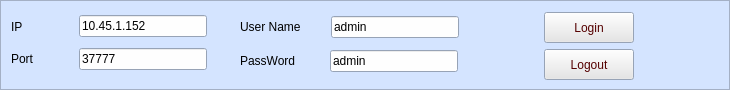
  <widget class="QFrame" name="frame3">
   <property name="geometry">
    <rect>
     <x>10</x>
     <y>10</y>
     <width>730</width>
     <height>90</height>
    </rect>
   </property>
   <property name="palette">
    <palette>
     <active>
      <colorrole role="WindowText">
       <brush brushstyle="SolidPattern">
        <color alpha="255">
         <red>0</red>
         <green>0</green>
         <blue>0</blue>
        </color>
       </brush>
      </colorrole>
      <colorrole role="Button">
       <brush brushstyle="SolidPattern">
        <color alpha="255">
         <red>230</red>
         <green>230</green>
         <blue>230</blue>
        </color>
       </brush>
      </colorrole>
      <colorrole role="Light">
       <brush brushstyle="SolidPattern">
        <color alpha="255">
         <red>255</red>
         <green>255</green>
         <blue>255</blue>
        </color>
       </brush>
      </colorrole>
      <colorrole role="Midlight">
       <brush brushstyle="SolidPattern">
        <color alpha="255">
         <red>242</red>
         <green>242</green>
         <blue>242</blue>
        </color>
       </brush>
      </colorrole>
      <colorrole role="Dark">
       <brush brushstyle="SolidPattern">
        <color alpha="255">
         <red>115</red>
         <green>115</green>
         <blue>115</blue>
        </color>
       </brush>
      </colorrole>
      <colorrole role="Mid">
       <brush brushstyle="SolidPattern">
        <color alpha="255">
         <red>153</red>
         <green>153</green>
         <blue>153</blue>
        </color>
       </brush>
      </colorrole>
      <colorrole role="Text">
       <brush brushstyle="SolidPattern">
        <color alpha="255">
         <red>0</red>
         <green>0</green>
         <blue>0</blue>
        </color>
       </brush>
      </colorrole>
      <colorrole role="BrightText">
       <brush brushstyle="SolidPattern">
        <color alpha="255">
         <red>85</red>
         <green>0</green>
         <blue>0</blue>
        </color>
       </brush>
      </colorrole>
      <colorrole role="ButtonText">
       <brush brushstyle="SolidPattern">
        <color alpha="255">
         <red>85</red>
         <green>0</green>
         <blue>0</blue>
        </color>
       </brush>
      </colorrole>
      <colorrole role="Base">
       <brush brushstyle="SolidPattern">
        <color alpha="255">
         <red>254</red>
         <green>254</green>
         <blue>254</blue>
        </color>
       </brush>
      </colorrole>
      <colorrole role="Window">
       <brush brushstyle="SolidPattern">
        <color alpha="255">
         <red>212</red>
         <green>228</green>
         <blue>255</blue>
        </color>
       </brush>
      </colorrole>
      <colorrole role="Shadow">
       <brush brushstyle="SolidPattern">
        <color alpha="255">
         <red>0</red>
         <green>0</green>
         <blue>0</blue>
        </color>
       </brush>
      </colorrole>
      <colorrole role="Highlight">
       <brush brushstyle="SolidPattern">
        <color alpha="255">
         <red>255</red>
         <green>106</green>
         <blue>113</blue>
        </color>
       </brush>
      </colorrole>
      <colorrole role="HighlightedText">
       <brush brushstyle="SolidPattern">
        <color alpha="255">
         <red>85</red>
         <green>0</green>
         <blue>0</blue>
        </color>
       </brush>
      </colorrole>
      <colorrole role="Link">
       <brush brushstyle="SolidPattern">
        <color alpha="255">
         <red>0</red>
         <green>0</green>
         <blue>0</blue>
        </color>
       </brush>
      </colorrole>
      <colorrole role="LinkVisited">
       <brush brushstyle="SolidPattern">
        <color alpha="255">
         <red>0</red>
         <green>0</green>
         <blue>0</blue>
        </color>
       </brush>
      </colorrole>
     </active>
     <inactive>
      <colorrole role="WindowText">
       <brush brushstyle="SolidPattern">
        <color alpha="255">
         <red>0</red>
         <green>0</green>
         <blue>0</blue>
        </color>
       </brush>
      </colorrole>
      <colorrole role="Button">
       <brush brushstyle="SolidPattern">
        <color alpha="255">
         <red>230</red>
         <green>230</green>
         <blue>230</blue>
        </color>
       </brush>
      </colorrole>
      <colorrole role="Light">
       <brush brushstyle="SolidPattern">
        <color alpha="255">
         <red>255</red>
         <green>255</green>
         <blue>255</blue>
        </color>
       </brush>
      </colorrole>
      <colorrole role="Midlight">
       <brush brushstyle="SolidPattern">
        <color alpha="255">
         <red>255</red>
         <green>255</green>
         <blue>255</blue>
        </color>
       </brush>
      </colorrole>
      <colorrole role="Dark">
       <brush brushstyle="SolidPattern">
        <color alpha="255">
         <red>115</red>
         <green>115</green>
         <blue>115</blue>
        </color>
       </brush>
      </colorrole>
      <colorrole role="Mid">
       <brush brushstyle="SolidPattern">
        <color alpha="255">
         <red>153</red>
         <green>153</green>
         <blue>153</blue>
        </color>
       </brush>
      </colorrole>
      <colorrole role="Text">
       <brush brushstyle="SolidPattern">
        <color alpha="255">
         <red>0</red>
         <green>0</green>
         <blue>0</blue>
        </color>
       </brush>
      </colorrole>
      <colorrole role="BrightText">
       <brush brushstyle="SolidPattern">
        <color alpha="255">
         <red>85</red>
         <green>0</green>
         <blue>0</blue>
        </color>
       </brush>
      </colorrole>
      <colorrole role="ButtonText">
       <brush brushstyle="SolidPattern">
        <color alpha="255">
         <red>85</red>
         <green>0</green>
         <blue>0</blue>
        </color>
       </brush>
      </colorrole>
      <colorrole role="Base">
       <brush brushstyle="SolidPattern">
        <color alpha="255">
         <red>254</red>
         <green>254</green>
         <blue>254</blue>
        </color>
       </brush>
      </colorrole>
      <colorrole role="Window">
       <brush brushstyle="SolidPattern">
        <color alpha="255">
         <red>212</red>
         <green>228</green>
         <blue>255</blue>
        </color>
       </brush>
      </colorrole>
      <colorrole role="Shadow">
       <brush brushstyle="SolidPattern">
        <color alpha="255">
         <red>0</red>
         <green>0</green>
         <blue>0</blue>
        </color>
       </brush>
      </colorrole>
      <colorrole role="Highlight">
       <brush brushstyle="SolidPattern">
        <color alpha="255">
         <red>255</red>
         <green>106</green>
         <blue>113</blue>
        </color>
       </brush>
      </colorrole>
      <colorrole role="HighlightedText">
       <brush brushstyle="SolidPattern">
        <color alpha="255">
         <red>85</red>
         <green>0</green>
         <blue>0</blue>
        </color>
       </brush>
      </colorrole>
      <colorrole role="Link">
       <brush brushstyle="SolidPattern">
        <color alpha="255">
         <red>0</red>
         <green>0</green>
         <blue>0</blue>
        </color>
       </brush>
      </colorrole>
      <colorrole role="LinkVisited">
       <brush brushstyle="SolidPattern">
        <color alpha="255">
         <red>0</red>
         <green>0</green>
         <blue>0</blue>
        </color>
       </brush>
      </colorrole>
     </inactive>
     <disabled>
      <colorrole role="WindowText">
       <brush brushstyle="SolidPattern">
        <color alpha="255">
         <red>128</red>
         <green>128</green>
         <blue>128</blue>
        </color>
       </brush>
      </colorrole>
      <colorrole role="Button">
       <brush brushstyle="SolidPattern">
        <color alpha="255">
         <red>230</red>
         <green>230</green>
         <blue>230</blue>
        </color>
       </brush>
      </colorrole>
      <colorrole role="Light">
       <brush brushstyle="SolidPattern">
        <color alpha="255">
         <red>255</red>
         <green>255</green>
         <blue>255</blue>
        </color>
       </brush>
      </colorrole>
      <colorrole role="Midlight">
       <brush brushstyle="SolidPattern">
        <color alpha="255">
         <red>255</red>
         <green>255</green>
         <blue>255</blue>
        </color>
       </brush>
      </colorrole>
      <colorrole role="Dark">
       <brush brushstyle="SolidPattern">
        <color alpha="255">
         <red>115</red>
         <green>115</green>
         <blue>115</blue>
        </color>
       </brush>
      </colorrole>
      <colorrole role="Mid">
       <brush brushstyle="SolidPattern">
        <color alpha="255">
         <red>153</red>
         <green>153</green>
         <blue>153</blue>
        </color>
       </brush>
      </colorrole>
      <colorrole role="Text">
       <brush brushstyle="SolidPattern">
        <color alpha="255">
         <red>0</red>
         <green>0</green>
         <blue>0</blue>
        </color>
       </brush>
      </colorrole>
      <colorrole role="BrightText">
       <brush brushstyle="SolidPattern">
        <color alpha="255">
         <red>85</red>
         <green>0</green>
         <blue>0</blue>
        </color>
       </brush>
      </colorrole>
      <colorrole role="ButtonText">
       <brush brushstyle="SolidPattern">
        <color alpha="255">
         <red>128</red>
         <green>128</green>
         <blue>128</blue>
        </color>
       </brush>
      </colorrole>
      <colorrole role="Base">
       <brush brushstyle="SolidPattern">
        <color alpha="255">
         <red>254</red>
         <green>254</green>
         <blue>254</blue>
        </color>
       </brush>
      </colorrole>
      <colorrole role="Window">
       <brush brushstyle="SolidPattern">
        <color alpha="255">
         <red>212</red>
         <green>228</green>
         <blue>255</blue>
        </color>
       </brush>
      </colorrole>
      <colorrole role="Shadow">
       <brush brushstyle="SolidPattern">
        <color alpha="255">
         <red>0</red>
         <green>0</green>
         <blue>0</blue>
        </color>
       </brush>
      </colorrole>
      <colorrole role="Highlight">
       <brush brushstyle="SolidPattern">
        <color alpha="255">
         <red>255</red>
         <green>106</green>
         <blue>113</blue>
        </color>
       </brush>
      </colorrole>
      <colorrole role="HighlightedText">
       <brush brushstyle="SolidPattern">
        <color alpha="255">
         <red>85</red>
         <green>0</green>
         <blue>0</blue>
        </color>
       </brush>
      </colorrole>
      <colorrole role="Link">
       <brush brushstyle="SolidPattern">
        <color alpha="255">
         <red>0</red>
         <green>0</green>
         <blue>0</blue>
        </color>
       </brush>
      </colorrole>
      <colorrole role="LinkVisited">
       <brush brushstyle="SolidPattern">
        <color alpha="255">
         <red>0</red>
         <green>0</green>
         <blue>0</blue>
        </color>
       </brush>
      </colorrole>
     </disabled>
    </palette>
   </property>
   <property name="frameShape">
    <enum>QFrame::StyledPanel</enum>
   </property>
   <property name="frameShadow">
    <enum>QFrame::Plain</enum>
   </property>
   <widget class="QLabel" name="Port">
    <property name="geometry">
     <rect>
      <x>11</x>
      <y>48</y>
      <width>62</width>
      <height>22</height>
     </rect>
    </property>
    <property name="text">
     <string>Port</string>
    </property>
    <property name="wordWrap">
     <bool>false</bool>
    </property>
   </widget>
   <widget class="QLineEdit" name="lineEdit2">
    <property name="geometry">
     <rect>
      <x>79</x>
      <y>48</y>
      <width>128</width>
      <height>22</height>
     </rect>
    </property>
    <property name="text">
     <string>37777</string>
    </property>
   </widget>
   <widget class="QLineEdit" name="lineEdit4">
    <property name="geometry">
     <rect>
      <x>331</x>
      <y>16</y>
      <width>128</width>
      <height>22</height>
     </rect>
    </property>
    <property name="text">
     <string>admin</string>
    </property>
   </widget>
   <widget class="QLabel" name="PassWord">
    <property name="geometry">
     <rect>
      <x>240</x>
      <y>50</y>
      <width>81</width>
      <height>22</height>
     </rect>
    </property>
    <property name="text">
     <string>PassWord</string>
    </property>
    <property name="wordWrap">
     <bool>false</bool>
    </property>
   </widget>
   <widget class="QLineEdit" name="lineEdit3">
    <property name="geometry">
     <rect>
      <x>330</x>
      <y>50</y>
      <width>128</width>
      <height>22</height>
     </rect>
    </property>
    <property name="text">
     <string>admin</string>
    </property>
   </widget>
   <widget class="QLabel" name="IP">
    <property name="geometry">
     <rect>
      <x>11</x>
      <y>11</y>
      <width>62</width>
      <height>31</height>
     </rect>
    </property>
    <property name="text">
     <string>IP</string>
    </property>
    <property name="wordWrap">
     <bool>false</bool>
    </property>
   </widget>
   <widget class="QLabel" name="UserName">
    <property name="geometry">
     <rect>
      <x>240</x>
      <y>16</y>
      <width>81</width>
      <height>22</height>
     </rect>
    </property>
    <property name="text">
     <string>User Name</string>
    </property>
    <property name="wordWrap">
     <bool>false</bool>
    </property>
   </widget>
   <widget class="QPushButton" name="Logout">
    <property name="geometry">
     <rect>
      <x>544</x>
      <y>49</y>
      <width>90</width>
      <height>31</height>
     </rect>
    </property>
    <property name="text">
     <string>Logout</string>
    </property>
   </widget>
   <widget class="QPushButton" name="Login">
    <property name="geometry">
     <rect>
      <x>544</x>
      <y>12</y>
      <width>90</width>
      <height>31</height>
     </rect>
    </property>
    <property name="text">
     <string>Login</string>
    </property>
   </widget>
   <widget class="QLineEdit" name="lineEdit1">
    <property name="geometry">
     <rect>
      <x>79</x>
      <y>15</y>
      <width>128</width>
      <height>22</height>
     </rect>
    </property>
    <property name="palette">
     <palette>
      <active>
       <colorrole role="WindowText">
        <brush brushstyle="SolidPattern">
         <color alpha="255">
          <red>0</red>
          <green>0</green>
          <blue>0</blue>
         </color>
        </brush>
       </colorrole>
       <colorrole role="Button">
        <brush brushstyle="SolidPattern">
         <color alpha="255">
          <red>230</red>
          <green>230</green>
          <blue>230</blue>
         </color>
        </brush>
       </colorrole>
       <colorrole role="Light">
        <brush brushstyle="SolidPattern">
         <color alpha="255">
          <red>255</red>
          <green>255</green>
          <blue>255</blue>
         </color>
        </brush>
       </colorrole>
       <colorrole role="Midlight">
        <brush brushstyle="SolidPattern">
         <color alpha="255">
          <red>242</red>
          <green>242</green>
          <blue>242</blue>
         </color>
        </brush>
       </colorrole>
       <colorrole role="Dark">
        <brush brushstyle="SolidPattern">
         <color alpha="255">
          <red>115</red>
          <green>115</green>
          <blue>115</blue>
         </color>
        </brush>
       </colorrole>
       <colorrole role="Mid">
        <brush brushstyle="SolidPattern">
         <color alpha="255">
          <red>153</red>
          <green>153</green>
          <blue>153</blue>
         </color>
        </brush>
       </colorrole>
       <colorrole role="Text">
        <brush brushstyle="SolidPattern">
         <color alpha="255">
          <red>0</red>
          <green>0</green>
          <blue>0</blue>
         </color>
        </brush>
       </colorrole>
       <colorrole role="BrightText">
        <brush brushstyle="SolidPattern">
         <color alpha="255">
          <red>85</red>
          <green>0</green>
          <blue>0</blue>
         </color>
        </brush>
       </colorrole>
       <colorrole role="ButtonText">
        <brush brushstyle="SolidPattern">
         <color alpha="255">
          <red>85</red>
          <green>0</green>
          <blue>0</blue>
         </color>
        </brush>
       </colorrole>
       <colorrole role="Base">
        <brush brushstyle="SolidPattern">
         <color alpha="255">
          <red>254</red>
          <green>254</green>
          <blue>254</blue>
         </color>
        </brush>
       </colorrole>
       <colorrole role="Window">
        <brush brushstyle="SolidPattern">
         <color alpha="255">
          <red>212</red>
          <green>228</green>
          <blue>255</blue>
         </color>
        </brush>
       </colorrole>
       <colorrole role="Shadow">
        <brush brushstyle="SolidPattern">
         <color alpha="255">
          <red>0</red>
          <green>0</green>
          <blue>0</blue>
         </color>
        </brush>
       </colorrole>
       <colorrole role="Highlight">
        <brush brushstyle="SolidPattern">
         <color alpha="255">
          <red>241</red>
          <green>117</green>
          <blue>154</blue>
         </color>
        </brush>
       </colorrole>
       <colorrole role="HighlightedText">
        <brush brushstyle="SolidPattern">
         <color alpha="255">
          <red>85</red>
          <green>0</green>
          <blue>0</blue>
         </color>
        </brush>
       </colorrole>
       <colorrole role="Link">
        <brush brushstyle="SolidPattern">
         <color alpha="255">
          <red>0</red>
          <green>0</green>
          <blue>0</blue>
         </color>
        </brush>
       </colorrole>
       <colorrole role="LinkVisited">
        <brush brushstyle="SolidPattern">
         <color alpha="255">
          <red>0</red>
          <green>0</green>
          <blue>0</blue>
         </color>
        </brush>
       </colorrole>
      </active>
      <inactive>
       <colorrole role="WindowText">
        <brush brushstyle="SolidPattern">
         <color alpha="255">
          <red>0</red>
          <green>0</green>
          <blue>0</blue>
         </color>
        </brush>
       </colorrole>
       <colorrole role="Button">
        <brush brushstyle="SolidPattern">
         <color alpha="255">
          <red>230</red>
          <green>230</green>
          <blue>230</blue>
         </color>
        </brush>
       </colorrole>
       <colorrole role="Light">
        <brush brushstyle="SolidPattern">
         <color alpha="255">
          <red>255</red>
          <green>255</green>
          <blue>255</blue>
         </color>
        </brush>
       </colorrole>
       <colorrole role="Midlight">
        <brush brushstyle="SolidPattern">
         <color alpha="255">
          <red>255</red>
          <green>255</green>
          <blue>255</blue>
         </color>
        </brush>
       </colorrole>
       <colorrole role="Dark">
        <brush brushstyle="SolidPattern">
         <color alpha="255">
          <red>115</red>
          <green>115</green>
          <blue>115</blue>
         </color>
        </brush>
       </colorrole>
       <colorrole role="Mid">
        <brush brushstyle="SolidPattern">
         <color alpha="255">
          <red>153</red>
          <green>153</green>
          <blue>153</blue>
         </color>
        </brush>
       </colorrole>
       <colorrole role="Text">
        <brush brushstyle="SolidPattern">
         <color alpha="255">
          <red>0</red>
          <green>0</green>
          <blue>0</blue>
         </color>
        </brush>
       </colorrole>
       <colorrole role="BrightText">
        <brush brushstyle="SolidPattern">
         <color alpha="255">
          <red>85</red>
          <green>0</green>
          <blue>0</blue>
         </color>
        </brush>
       </colorrole>
       <colorrole role="ButtonText">
        <brush brushstyle="SolidPattern">
         <color alpha="255">
          <red>85</red>
          <green>0</green>
          <blue>0</blue>
         </color>
        </brush>
       </colorrole>
       <colorrole role="Base">
        <brush brushstyle="SolidPattern">
         <color alpha="255">
          <red>254</red>
          <green>254</green>
          <blue>254</blue>
         </color>
        </brush>
       </colorrole>
       <colorrole role="Window">
        <brush brushstyle="SolidPattern">
         <color alpha="255">
          <red>212</red>
          <green>228</green>
          <blue>255</blue>
         </color>
        </brush>
       </colorrole>
       <colorrole role="Shadow">
        <brush brushstyle="SolidPattern">
         <color alpha="255">
          <red>0</red>
          <green>0</green>
          <blue>0</blue>
         </color>
        </brush>
       </colorrole>
       <colorrole role="Highlight">
        <brush brushstyle="SolidPattern">
         <color alpha="255">
          <red>241</red>
          <green>117</green>
          <blue>154</blue>
         </color>
        </brush>
       </colorrole>
       <colorrole role="HighlightedText">
        <brush brushstyle="SolidPattern">
         <color alpha="255">
          <red>85</red>
          <green>0</green>
          <blue>0</blue>
         </color>
        </brush>
       </colorrole>
       <colorrole role="Link">
        <brush brushstyle="SolidPattern">
         <color alpha="255">
          <red>0</red>
          <green>0</green>
          <blue>0</blue>
         </color>
        </brush>
       </colorrole>
       <colorrole role="LinkVisited">
        <brush brushstyle="SolidPattern">
         <color alpha="255">
          <red>0</red>
          <green>0</green>
          <blue>0</blue>
         </color>
        </brush>
       </colorrole>
      </inactive>
      <disabled>
       <colorrole role="WindowText">
        <brush brushstyle="SolidPattern">
         <color alpha="255">
          <red>128</red>
          <green>128</green>
          <blue>128</blue>
         </color>
        </brush>
       </colorrole>
       <colorrole role="Button">
        <brush brushstyle="SolidPattern">
         <color alpha="255">
          <red>230</red>
          <green>230</green>
          <blue>230</blue>
         </color>
        </brush>
       </colorrole>
       <colorrole role="Light">
        <brush brushstyle="SolidPattern">
         <color alpha="255">
          <red>255</red>
          <green>255</green>
          <blue>255</blue>
         </color>
        </brush>
       </colorrole>
       <colorrole role="Midlight">
        <brush brushstyle="SolidPattern">
         <color alpha="255">
          <red>255</red>
          <green>255</green>
          <blue>255</blue>
         </color>
        </brush>
       </colorrole>
       <colorrole role="Dark">
        <brush brushstyle="SolidPattern">
         <color alpha="255">
          <red>115</red>
          <green>115</green>
          <blue>115</blue>
         </color>
        </brush>
       </colorrole>
       <colorrole role="Mid">
        <brush brushstyle="SolidPattern">
         <color alpha="255">
          <red>153</red>
          <green>153</green>
          <blue>153</blue>
         </color>
        </brush>
       </colorrole>
       <colorrole role="Text">
        <brush brushstyle="SolidPattern">
         <color alpha="255">
          <red>0</red>
          <green>0</green>
          <blue>0</blue>
         </color>
        </brush>
       </colorrole>
       <colorrole role="BrightText">
        <brush brushstyle="SolidPattern">
         <color alpha="255">
          <red>85</red>
          <green>0</green>
          <blue>0</blue>
         </color>
        </brush>
       </colorrole>
       <colorrole role="ButtonText">
        <brush brushstyle="SolidPattern">
         <color alpha="255">
          <red>128</red>
          <green>128</green>
          <blue>128</blue>
         </color>
        </brush>
       </colorrole>
       <colorrole role="Base">
        <brush brushstyle="SolidPattern">
         <color alpha="255">
          <red>254</red>
          <green>254</green>
          <blue>254</blue>
         </color>
        </brush>
       </colorrole>
       <colorrole role="Window">
        <brush brushstyle="SolidPattern">
         <color alpha="255">
          <red>212</red>
          <green>228</green>
          <blue>255</blue>
         </color>
        </brush>
       </colorrole>
       <colorrole role="Shadow">
        <brush brushstyle="SolidPattern">
         <color alpha="255">
          <red>0</red>
          <green>0</green>
          <blue>0</blue>
         </color>
        </brush>
       </colorrole>
       <colorrole role="Highlight">
        <brush brushstyle="SolidPattern">
         <color alpha="255">
          <red>241</red>
          <green>117</green>
          <blue>154</blue>
         </color>
        </brush>
       </colorrole>
       <colorrole role="HighlightedText">
        <brush brushstyle="SolidPattern">
         <color alpha="255">
          <red>85</red>
          <green>0</green>
          <blue>0</blue>
         </color>
        </brush>
       </colorrole>
       <colorrole role="Link">
        <brush brushstyle="SolidPattern">
         <color alpha="255">
          <red>0</red>
          <green>0</green>
          <blue>0</blue>
         </color>
        </brush>
       </colorrole>
       <colorrole role="LinkVisited">
        <brush brushstyle="SolidPattern">
         <color alpha="255">
          <red>0</red>
          <green>0</green>
          <blue>0</blue>
         </color>
        </brush>
       </colorrole>
      </disabled>
     </palette>
    </property>
    <property name="text">
     <string>10.45.1.152</string>
    </property>
   </widget>
  </widget>
